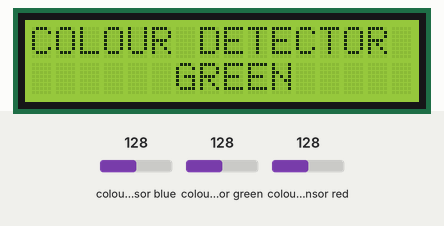
Simulated run of this sketch. Board: Arduino Uno, built with avr-gcc and run on an emulated ATmega328P. Parts: 16×2 character LCD. Wiring (inferred from the names in the program): TCS3200 colour sensor: output pin 8; S2 pin 9; S3 pin 10; S0 pin 11; S1 pin 12. The inputs (shaded band) are chosen by the test bench; at power-on: colour sensor blue 128, colour sensor green 128, colour sensor red 128. What the sketch prints to the serial monitor is not drawn.

Above: at 1.2 s.
1.3 s: colour sensor blue set to 5
At 2.7 s:
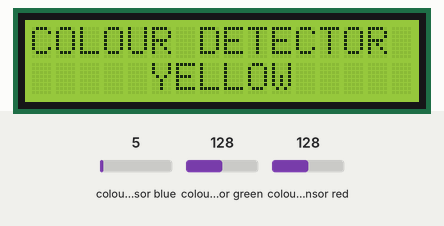
3.6 s: colour sensor green set to 5
At 5.4 s:
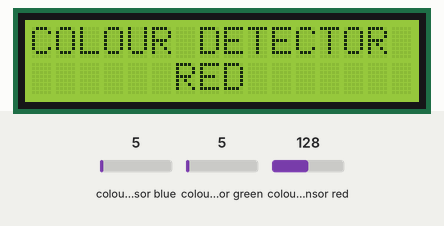
5.7 s: colour sensor red set to 5
At 6.9 s:
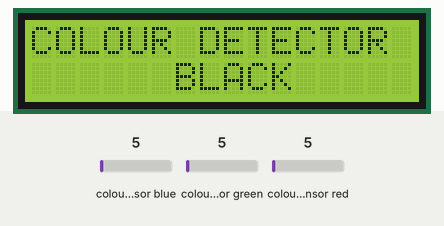
7.8 s: colour sensor blue set to 64
At 9.5 s:
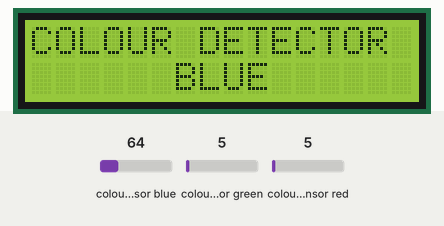
9.8 s: colour sensor green set to 64
At 11.0 s:
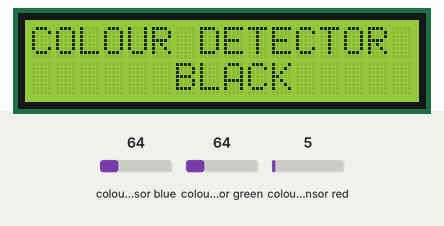
11.9 s: colour sensor red set to 128
At 13.7 s:
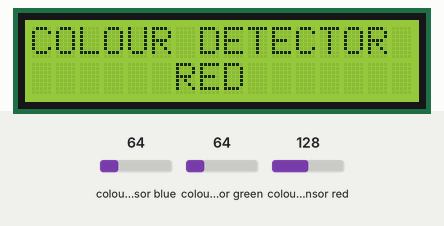
Timing chart, 0 to 15.0 s (numbered marks = the images above; inputs shaded):
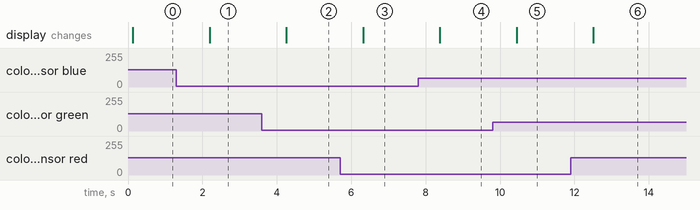

Measured:
- after the input at 1.3 s, the display: changes after 0.89 s (image 1)
- after the input at 3.6 s, the display: changes after 0.66 s (image 2)
- after the input at 5.7 s, the display: changes after 0.62 s (image 3)
- after the input at 7.8 s, the display: changes after 0.58 s (image 4)
- after the input at 9.8 s, the display: changes after 0.65 s (image 5)
- after the input at 11.9 s, the display: changes after 0.61 s (image 6)

The sketch:

Color_DETECT.ino
```cpp
#include <LiquidCrystal.h>
LiquidCrystal lcd(2,3,4,5,6,7);
#define s0 11       //Module pins wiring
#define s1 12
#define s2 9
#define s3 10
#define out 8

int data,r,g,b;        //This is where we're going to stock our values
bool red,green,blue,white,black,yellow,cyan,magenta;
void setup()
{
   pinMode(s0,OUTPUT);    //pin modes
   pinMode(s1,OUTPUT);
   pinMode(s2,OUTPUT);
   pinMode(s3,OUTPUT);
   pinMode(out,INPUT);
 lcd.begin(16, 2);
  // Print a message to the LCD.
  lcd.print("COLOUR DETECTOR");

   Serial.begin(9600);   //intialize the serial monitor baud rate

   digitalWrite(s0,HIGH); //Putting S0/S1 on HIGH/HIGH levels means the output frequency scalling is at 100% (recommended)
   digitalWrite(s1,HIGH); //LOW/LOW is off HIGH/LOW is 20% and LOW/HIGH is  2%

}

void loop()                  //Every 2s we select a photodiodes set and read its data
{

   digitalWrite(s2,LOW);        //S2/S3 levels define which set of photodiodes we are using LOW/LOW is for RED LOW/HIGH is for Blue and HIGH/HIGH is for green
   digitalWrite(s3,LOW);
   Serial.print("Red value= ");
   GetData();                   //Executing GetData function to get the value
r=data;
Serial.print(r);
   digitalWrite(s2,LOW);
   digitalWrite(s3,HIGH);
   Serial.print("Blue value= ");
   GetData();
b=data;
Serial.print(b);
   digitalWrite(s2,HIGH);
   digitalWrite(s3,HIGH);
   Serial.print("Green value= ");
   GetData();
g=data*0.65;
   Serial.print(g);
      lcd.setCursor(0, 1);
if(r<b&r<g&r>5)   lcd.print("      RED       ");
else if(r<b&g<b&b>8)   lcd.print("     YELLOW     ");
else if(b<r&b<g&b>5)   lcd.print("      BLUE      ");

else if(g<r&g<b&g&g>5) lcd.print("      GREEN     ");

else if(r<7&b<7&g<7)   lcd.print("      WHITE     ");
else if(r>25&b>25&g>25)lcd.print("      BLACK     ");

   Serial.println();
   delay(2000);
}

void GetData(){
   data=pulseIn(out,LOW);       //here we wait until "out" go LOW, we start measuring the duration and stops when "out" is HIGH again
            //The higher the frequency the lower the duration
   delay(20);
}
```
